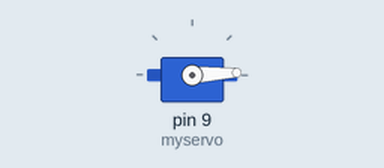
A sketch run on a simulated Arduino Uno, built with avr-gcc and run on an emulated ATmega328P. Parts: servo.

Above: at 0.05 s.
At 0.9 s:
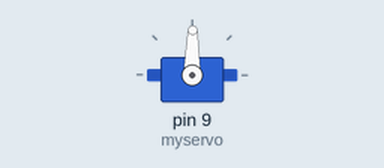
At 1.75 s:
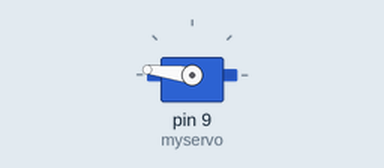
At 3.45 s:
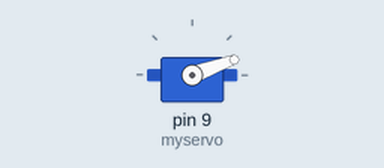
Timing chart, 0 to 8.4 s (numbered marks = the images above):
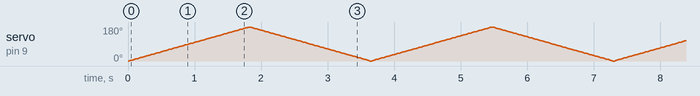

The sketch:

BasicServoTest.ino
```cpp
/*
 Controlling a servo position using a potentiometer (variable resistor)
 by Michal Rinott <http://people.interaction-ivrea.it/m.rinott>

 modified on 8 Nov 2013
 by Scott Fitzgerald
 http://www.arduino.cc/en/Tutorial/Knob
*/

#include <Servo.h>

Servo myservo;  // create servo object to control a servo

int potpin = 0;  // analog pin used to connect the potentiometer
int val;    // variable to read the value from the analog pin

void setup() {
  myservo.attach(9);  // attaches the servo on pin 9 to the servo object
}

void loop() {
  //val = analogRead(potpin);            // reads the value of the potentiometer (value between 0 and 1023)
  //val = map(val, 0, 1023, 0, 180);     // scale it to use it with the servo (value between 0 and 180)]
  for (int pos = 0; pos <= 180; pos++)
  {
      myservo.write(pos);
      delay(10);
  }
  for (int pos = 180; pos >= 0; pos--)
  {
      myservo.write(pos);
      delay(10);
  }
  //delay(500);
  //myservo.write(250);

  // sets the servo position according to the scaled value
  //delay(500);                           // waits for the servo to get there
}
```
